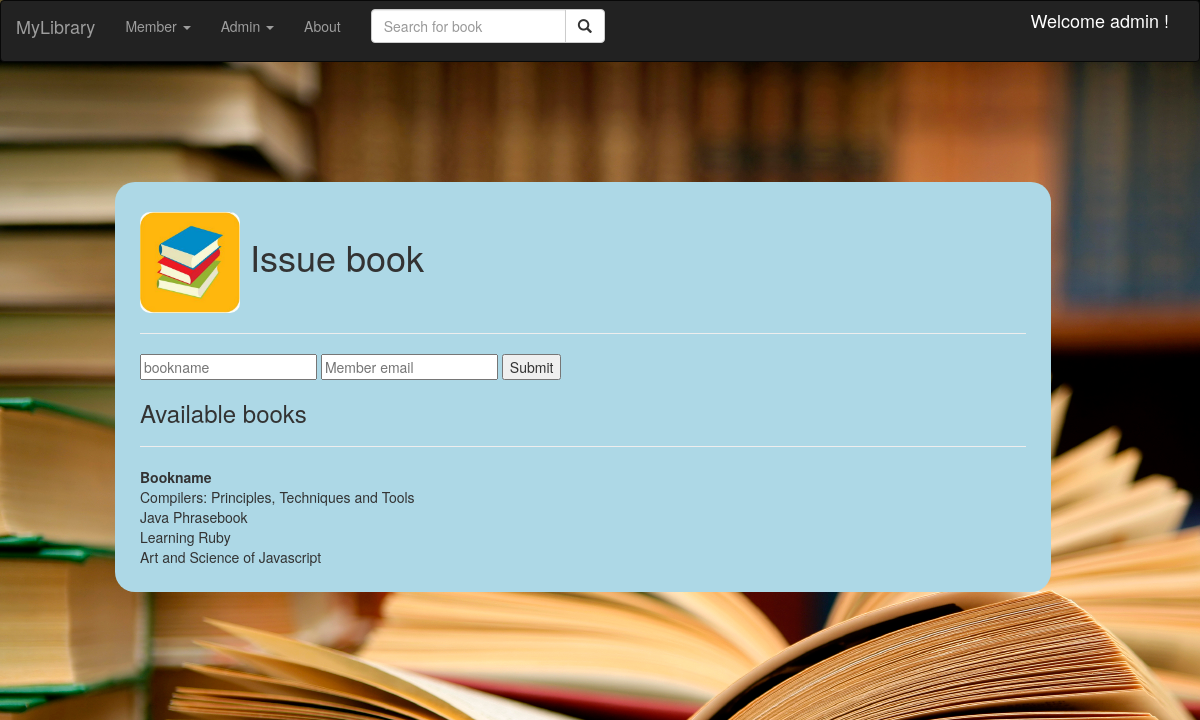
Screenshot of /issue_book (signed in) with the database file from the repository.
### src/mymodel.py (models this page shows, shortened)
class Books(db.Model):
    __tablename__ ='books'
    id              =db.Column(db.Integer, primary_key=True)
    name            =db.Column(db.String(50))
    author          =db.Column(db.String(50))
    available       =db.Column(db.String(1))

### src/myroutes.py (the view, shortened to what this page needs)
@myapp.route('/issue_book', methods=['GET','POST'])
def issue_book():
    c= user_or_admin()
    if c=='nouser':
        return userpage()
    elif c=='notadmin':
        flash("Please login with admin credentials")
        return render_template('login.html')
    booklist = db.engine.execute("select name from Books where available='Y';")
    return render_template('issuebook.html',username=session['username'],booklist=booklist, ret=False)

### src/myroutes.py (called while the page is built)
def user_or_admin():
    if 'username' not in session:
        flash("Please login or signup to continue")
        return 'nouser'
    elif session['username']!='admin':
        return 'notadmin'
    else:
        return 'admin'

### templates/issuebook.html (shortened to what this page needs)
{% extends "adminpage.html" %}
{%block body2 %}
   <h1><img src='../static/img/book.jpg' style = "Width:100px; border-radius:10px">
{% if ret == True %}
   Return book
{% else %}
    Issue book
{% endif %}
   </h1>
    <hr>
    {% if ret == True %}
    <form action= "{{url_for('myapp.return_book')}}" method="post">
        <input type="text" placeholder="bookname" name="book">
        <input type="text" placeholder="Member email" name="email">
    {% else %}
    <form action= "{{url_for('myapp.issue_book')}}" method="post">
        <input type="text" placeholder="bookname" name="book">
        <input type="text" placeholder="Member email" name="email">
    {% endif %}
    <input type="submit" value="Submit">
</form>
{% if ret == True %}
<h3>Issued books</h3>
{% else %}
<h3>Available books</h3>
{% endif %}
<hr>
<table>
    <tr>
        <th style="width:400px">Bookname</th>
    </tr>
    {% for book in booklist %}
    <tr>
        <td  style="width:400px">{{ book.name }}</td>
    </tr>
    {% endfor %}
</table>
{% endblock %}

### rows the page displays
Books: name "Compilers: Principles, Techniques and Tools"
Books: name "Java Phrasebook"
Books: name "Learning Ruby"
Books: name "Art and Science of Javascript"

### other values shown
{{ username }} "admin"
